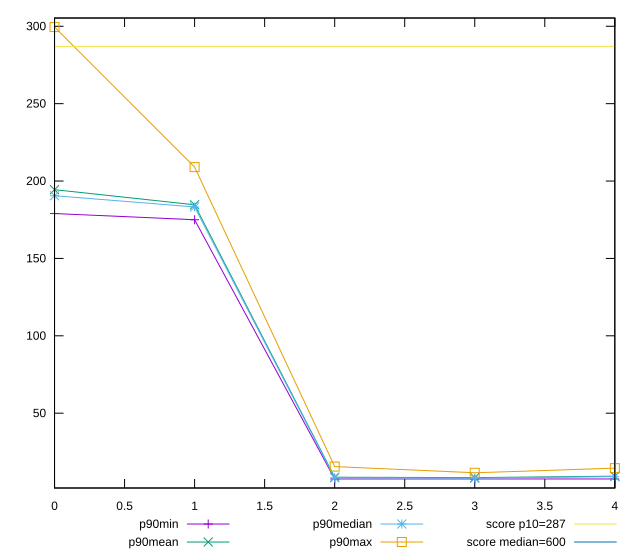

Recreate this plot in gnuplot.
reset

$p90Min <<EOF
0 179
1 175.0000000000009
2 7.5
3 7.5
4 7.5
EOF

$p90Mean <<EOF
0 194.40425531914886
1 184.64361702127658
2 8.617021276595745
3 8.372340425531915
4 9.303191489361701
EOF

$p90Median <<EOF
0 190.49999999999955
1 183.25
2 8.25
3 8
4 9
EOF

$p90Max <<EOF
0 299.4999999999991
1 209
2 15.5
3 11.5
4 14.5
EOF

set key outside below
set xrange [0:4]
set yrange [1.660000000000018:305.33999999999907]
set trange [1.660000000000018:305.33999999999907]
set terminal svg size 640, 560 enhanced background rgb 'white'
set output "report_00018_2021-02-10T15-25-16.877Z/total-blocking-time/progression/value.svg"

plot $p90Min title "p90min" with linespoints, \
     $p90Mean title "p90mean" with linespoints, \
     $p90Median title "p90median" with linespoints, \
     $p90Max title "p90max" with linespoints, \
     287 title "score p10=287", \
     600 title "score median=600"

reset
